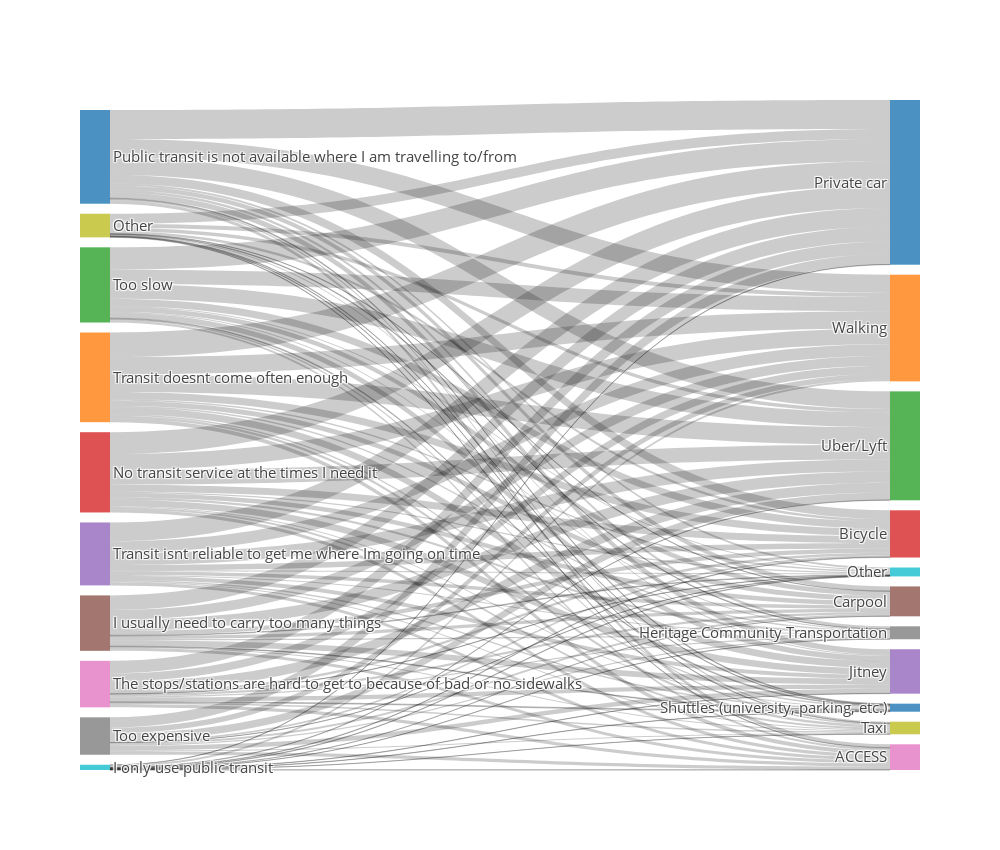

Notebook cell for this chart:
### Code cell
fig = drawSankey(dFrame)
iplot(fig, validate=False)

### Figure 1 — Plotly figure (JSON) as saved in the notebook; plotly's stock layout.template omitted (floating-point values rounded to 4 significant figures)
{"data": [{"link": {"source": [0, 0, 0, 0, 0, 0, 0, 0, 0, 0, 0, 1, 1, 1, 1, 1, 1, 1, 1, 1, 1, 1, 2, 2, 2, 2, 2, 2, 2, 2, 2, 2, 2, 3, 3, 3, 3, 3, 3, 3, 3, 3, 3, 3, 4, 4, 4, 4, 4, 4, 4, 4, 4, 4, 4, 5, 5, 5, 5, 5, 5, 5, 5, 5, 5, 5, 6, 6, 6, 6, 6, 6, 6, 6, 6, 6, 6, 7, 7, 7, 7, 7, 7, 7, 7, 7, 7, 8, 8, 8, 8, 8, 8, 8, 8, 8, 8, 9, 9, 9, 9, 9, 9, 9, 9, 9, 9, 9], "target": [10, 11, 12, 13, 14, 15, 16, 17, 18, 19, 20, 10, 11, 12, 13, 14, 15, 16, 17, 18, 19, 20, 10, 11, 12, 13, 14, 15, 16, 17, 18, 19, 20, 10, 11, 12, 13, 14, 15, 16, 17, 18, 19, 20, 10, 11, 12, 13, 14, 15, 16, 17, 18, 19, 20, 10, 11, 12, 13, 14, 15, 16, 17, 18, 19, 20, 10, 11, 12, 13, 14, 15, 16, 17, 18, 19, 20, 10, 11, 12, 13, 14, 15, 16, 17, 18, 19, 10, 11, 12, 13, 14, 15, 16, 17, 18, 20, 10, 11, 12, 13, 14, 15, 16, 17, 18, 19, 20], "value": [166, 104, 101, 50, 32, 26, 19, 14, 8, 11, 5, 141, 99, 100, 42, 40, 29, 23, 9, 14, 8, 8, 128, 82, 84, 41, 31, 26, 12, 6, 8, 7, 5, 125, 90, 85, 40, 37, 26, 19, 12, 11, 8, 6, 108, 67, 68, 31, 23, 19, 16, 6, 7, 7, 8, 84, 55, 64, 25, 33, 18, 17, 7, 6, 4, 4, 72, 46, 56, 14, 24, 13, 19, 7, 8, 2, 5, 59, 32, 43, 10, 26, 11, 18, 8, 6, 1, 57, 23, 20, 14, 6, 2, 3, 4, 3, 3, 2, 12, 2, 3, 2, 1, 1, 1, 1, 3, 2]}, "node": {"label": ["Public transit is not available where I am travelling to/from", "Transit doesnt come often enough", "Too slow", "No transit service at the times I need it", "Transit isnt reliable to get me where Im going on time", "I usually need to carry too many things", "The stops/stations are hard to get to because of bad or no sidewalks", "Too expensive", "Other", "I only use public transit", "Private car", "Walking", "Uber/Lyft", "Bicycle", "Jitney", "Carpool", "ACCESS", "Heritage Community Transportation", "Taxi", "Other", "Shuttles (university, parking, etc.)"], "line": {"color": "black", "width": 0}, "pad": 10, "thickness": 30}, "orientation": "h", "type": "sankey", "valueformat": ".0f"}], "layout": {"font": {"size": 15}, "height": 850, "title": "", "width": 1000}}
